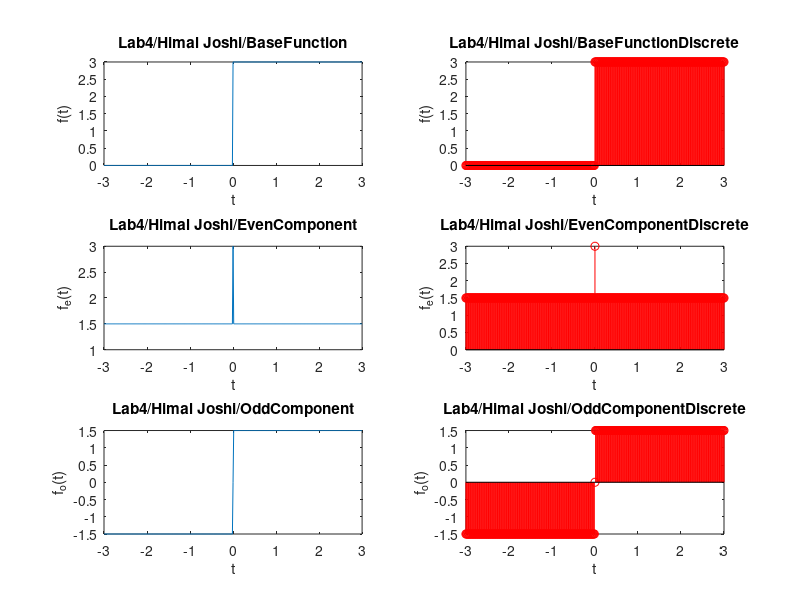

Source code (MATLAB):
t = -3:0.015:3;
x = zeros(size(t));

for i = 1:length(t)
    if t(i) >= 0
        x(i) = 3;
    else
        x(i) = 0;
    end
end

xe = (x + fliplr(x)) / 2;
xo = (x - fliplr(x)) / 2;

figure
subplot(3,2,1)
plot(t, x)
title('Lab4/Himal Joshi/BaseFunction')
xlabel('t')
ylabel('f(t)')

subplot(3,2,2)
stem(t, x, 'r')
title('Lab4/Himal Joshi/BaseFunctionDiscrete')
xlabel('t')
ylabel('f(t)')

subplot(3,2,3)
plot(t, xe)
title('Lab4/Himal Joshi/EvenComponent')
xlabel('t')
ylabel('f_e(t)')

subplot(3,2,4)
stem(t, xe, 'r') 
title('Lab4/Himal Joshi/EvenComponentDiscrete')
xlabel('t')
ylabel('f_e(t)')

subplot(3,2,5)
plot(t, xo)
title('Lab4/Himal Joshi/OddComponent')
xlabel('t')
ylabel('f_o(t)')

subplot(3,2,6)
stem(t, xo, 'r')  
title('Lab4/Himal Joshi/OddComponentDiscrete')
xlabel('t')
ylabel('f_o(t)')